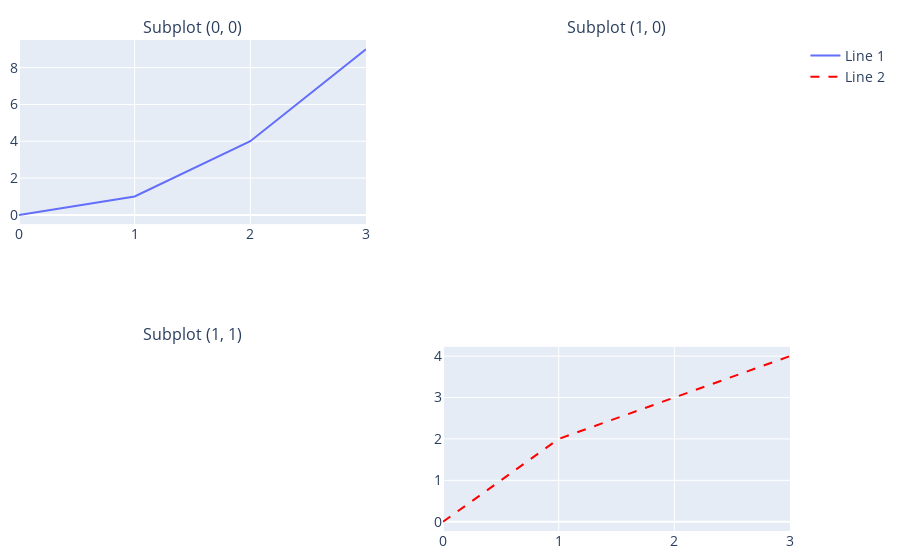

Write notebook code for a chart like this one.
### Code cell
c = canvas.Canvas(width="17cm", ncols=2, nrows=2, ratio=0.5)
sp = c.add_subplot(grid=True)
c.add_subplot(row=1)
sp2 = c.add_subplot(row=1, legend=False)
sp.add_line([0, 1, 2, 3], [0, 1, 4, 9], label="Line 1")
sp2.add_line(
    [0, 1, 2, 3], [0, 2, 3, 4], linestyle="dashed", color="red", label="Line 2"
)
c.plot(backend="matplotlib")
c.plot(backend="plotly")
c.savefig(filename="tutorial_01_02.pdf")

### Figure 1 — Plotly figure (JSON) as saved in the notebook; plotly's stock layout.template omitted (floating-point values rounded to 4 significant figures)
{"data": [{"line": {"dash": "solid"}, "mode": "lines", "name": "Line 1", "type": "scatter", "x": [0.0, 1.0, 2.0, 3.0], "xaxis": "x", "y": [0.0, 1.0, 4.0, 9.0], "yaxis": "y"}, {"line": {"color": "red", "dash": "dash"}, "mode": "lines", "name": "Line 2", "type": "scatter", "x": [0.0, 1.0, 2.0, 3.0], "xaxis": "x4", "y": [0.0, 2.0, 3.0, 4.0], "yaxis": "y4"}], "layout": {"annotations": [{"font": {"size": 16}, "showarrow": false, "text": "Subplot (0, 0)", "x": 0.225, "xanchor": "center", "xref": "paper", "y": 1, "yanchor": "bottom", "yref": "paper"}, {"font": {"size": 16}, "showarrow": false, "text": "Subplot (1, 0)", "x": 0.775, "xanchor": "center", "xref": "paper", "y": 1, "yanchor": "bottom", "yref": "paper"}, {"font": {"size": 16}, "showarrow": false, "text": "Subplot (1, 1)", "x": 0.225, "xanchor": "center", "xref": "paper", "y": 0.375, "yanchor": "bottom", "yref": "paper"}], "font": {"size": 14}, "margin": {"b": 10, "l": 10, "r": 10, "t": 40}, "xaxis": {"anchor": "y", "domain": [0, 0.45]}, "xaxis2": {"anchor": "y2", "domain": [0.55, 1]}, "xaxis3": {"anchor": "y3", "domain": [0, 0.45]}, "xaxis4": {"anchor": "y4", "domain": [0.55, 1]}, "yaxis": {"anchor": "x", "domain": [0.625, 1]}, "yaxis2": {"anchor": "x2", "domain": [0.625, 1]}, "yaxis3": {"anchor": "x3", "domain": [0, 0.375]}, "yaxis4": {"anchor": "x4", "domain": [0, 0.375]}}}
